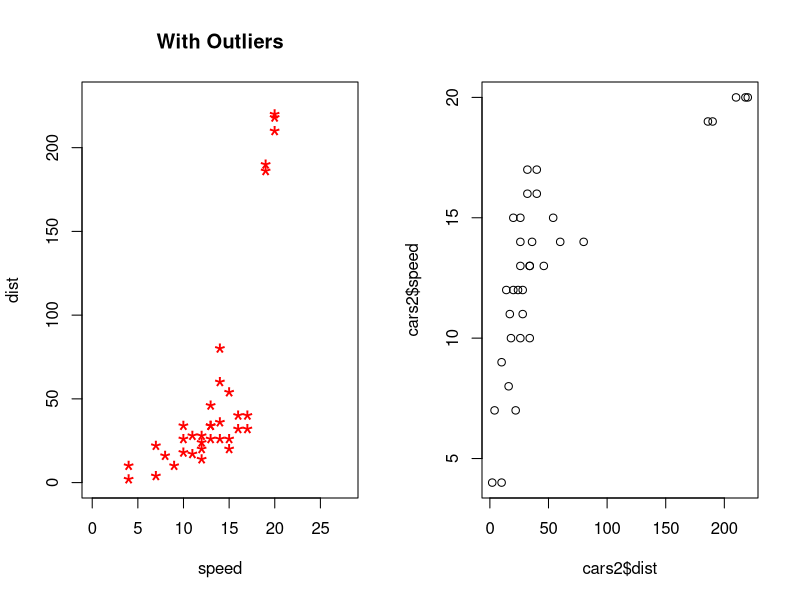
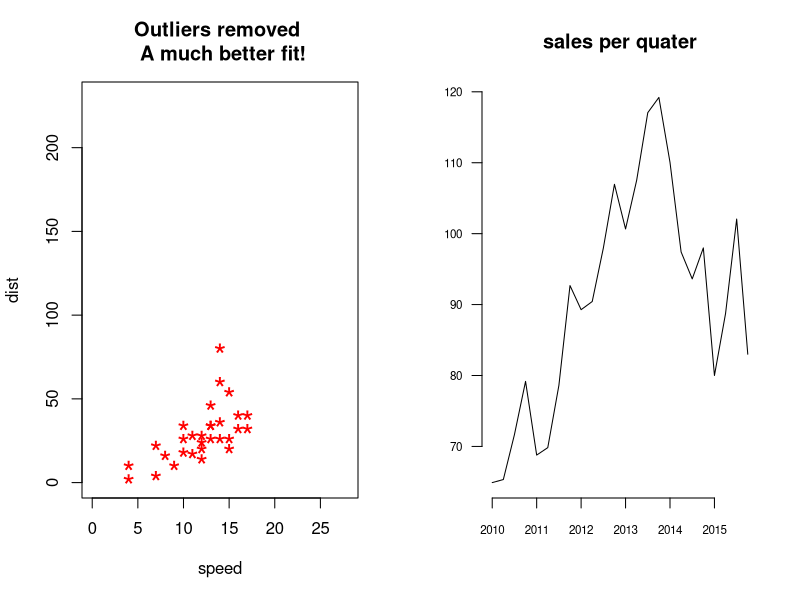
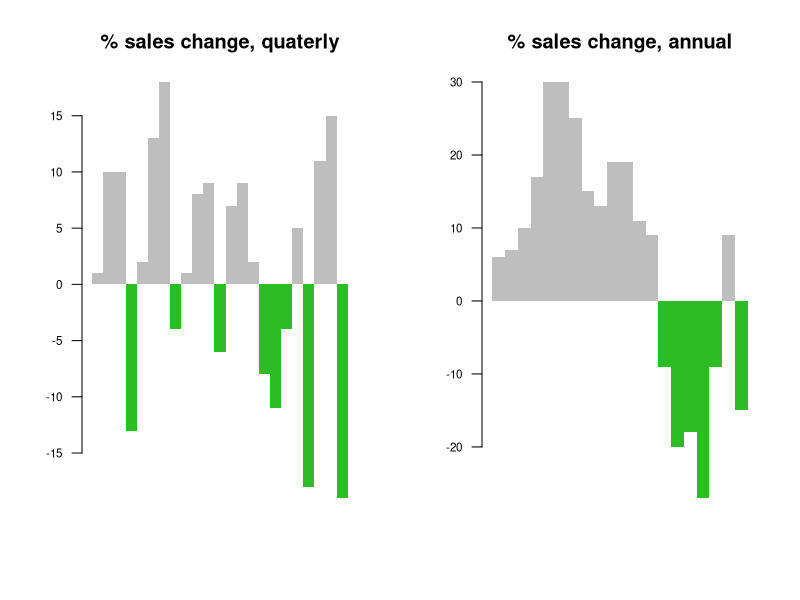
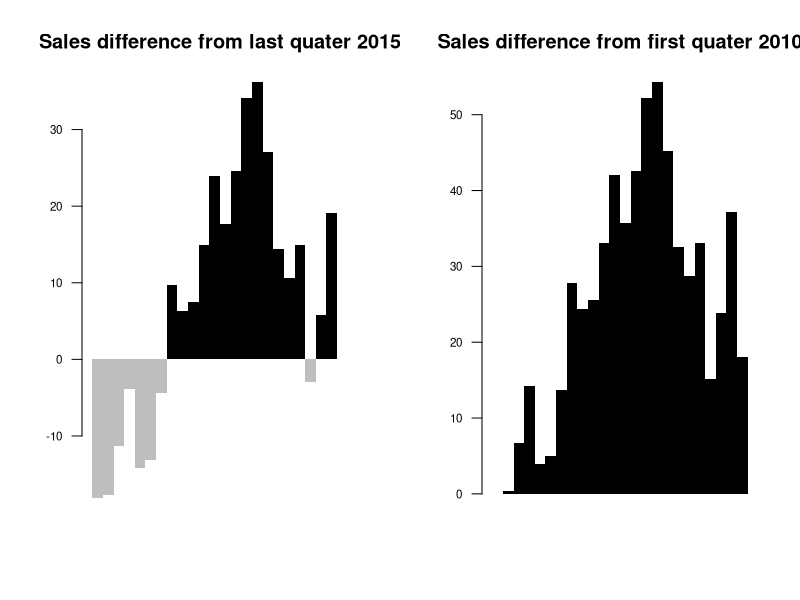
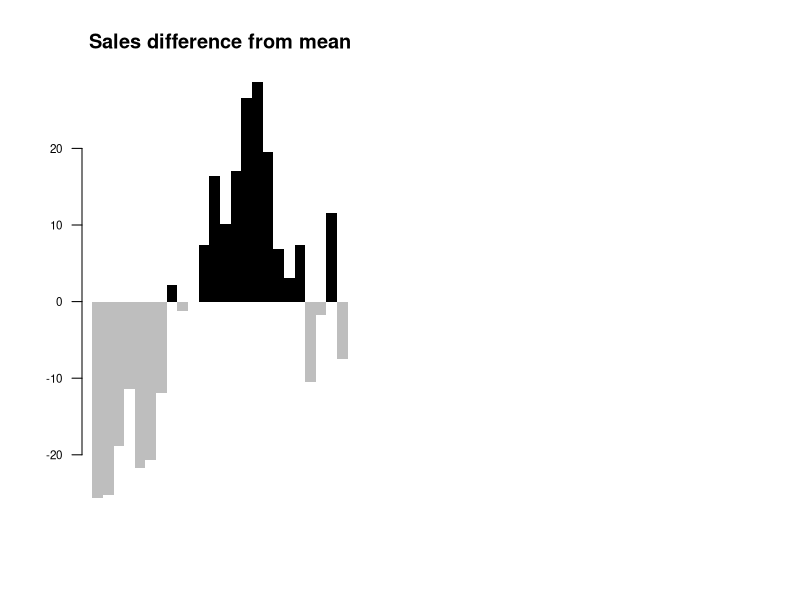
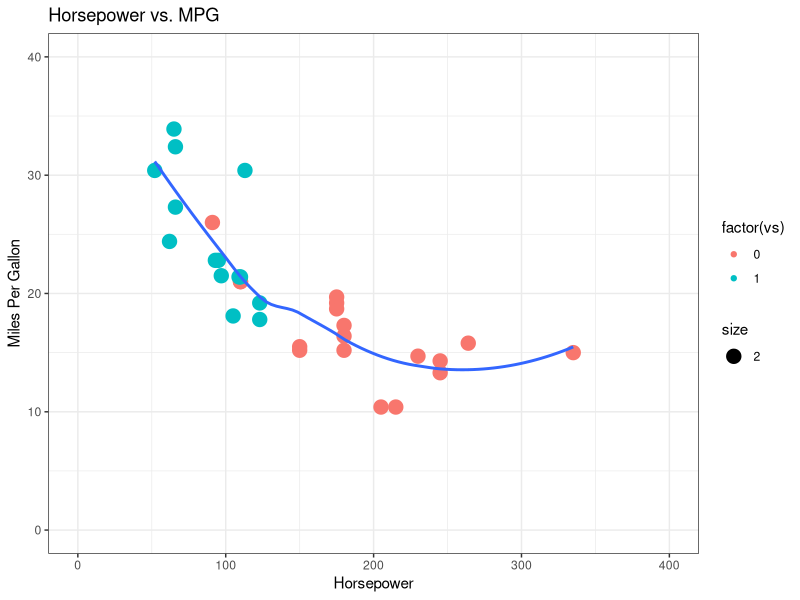

Recreate these plots in R, in order.
## ---- chunk 1
# Inject outliers into data.
cars1 <- cars[1:30, ]  # original data
cars_outliers <- data.frame(speed=c(19,19,20,20,20), dist=c(190, 186, 210, 220, 218))  # introduce outliers.
cars2 <- rbind(cars1, cars_outliers)  # data with outliers.

# Plot of data with outliers.
par(mfrow=c(1, 2))
plot(cars2$speed, cars2$dist, xlim=c(0, 28), ylim=c(0, 230), main="With Outliers", xlab="speed", ylab="dist", pch="*", col="red", cex=2)
plot(cars2$dist,cars2$speed)

# Plot of original data without outliers. Note the change in slope (angle) of best fit line.
plot(cars1$speed, cars1$dist, xlim=c(0, 28), ylim=c(0, 230), main="Outliers removed \n A much better fit!", xlab="speed", ylab="dist", pch="*", col="red", cex=2)
## ---- chunk 2
# Create the data.
a <-rep(c(2010,2011,2012,2013,2014,2015),each = 4)
b <- seq(1:24)
c <- c(64.9,65.33,71.67,79.17,68.78,69.83,78.61,92.68,89.28,90.43,97.96,106.96,100.66,107.53,117.06,119.21,110.05,97.42,93.62,97.99,80,88.74,102.06,83)
data <- as.data.frame(cbind(a,b,c))
colnames(data) <-c("year","quater","sales")
## ---- chunk 3
# Regular time series for sales
par(cex.axis=0.7)
data.ts <- ts(data$sales, start=c(2010, 1), frequency=4)
plot(data.ts, xlab="", ylab="", main="sales per quater", las=1, bty="n")
## ---- chunk 4
# Quaterly change
curr <- as.numeric(data$sales[-1])
prev <- as.numeric(data$sales[1:(length(data$sales)-1)])
quaChange <- 100 * round( (curr-prev) / prev, 2 )
barCols <- sapply(quaChange, 
	function(x) { 
		if (x < 0) {
			return("#2cbd25")
		} else {
			return("gray")
		}
	})

barplot(quaChange, border=NA, space=0, las=1, col=barCols, main="% sales change, quaterly")
## ---- chunk 5
# Year-over-year change
curr <- as.numeric(data$sales[-(1:4)])
prev <- as.numeric(data$sales[1:(length(data$sales)-4)])
annChange <- 100 * round( (curr-prev) / prev, 2 )
barCols <- sapply(annChange, 
	function(x) { 
		if (x < 0) {
			return("#2cbd25")
		} else {
			return("gray")
		}
	})

barplot(annChange, border=NA, space=0, las=1, col=barCols, main="% sales change, annual")
## ---- chunk 6
# Relative to current 2015
curr <- as.numeric(data$sales[length(data$sales)])
salesDiff <- as.numeric(data$sales) - curr
barCols.diff <- sapply(salesDiff,
	function(x) {
		if (x < 0) {
			return("gray")
		} else {
			return("black")
		}
	}
)
barplot(salesDiff, border=NA, space=0, las=1, col=barCols.diff, main="Sales difference from last quater 2015")
## ---- chunk 7
# Relative to first quater
ori <- as.numeric(data$sales[1])
salesDiff <- as.numeric(data$sales) - ori
barCols.diff <- sapply(salesDiff,
	function(x) {
		if (x < 0) {
			return("gray")
		} else {
			return("black")
		}
	}
)
barplot(salesDiff, border=NA, space=0, las=1, col=barCols.diff, main="Sales difference from first quater 2010")
## ---- chunk 8
# difference from the mean
mean <- mean(as.numeric(data$sales))
salesDiff <- as.numeric(data$sales) - mean
barCols.diff <- sapply(salesDiff,
	function(x) {
		if (x < 0) {
			return("gray")
		} else {
			return("black")
		}
	}
)
barplot(salesDiff, border=NA, space=0, las=1, col=barCols.diff, main="Sales difference from mean")
## ---- chunk 9
library(ggplot2)

theme_set(theme_bw())  #set background theme

plot1 <- ggplot(mtcars, aes(x = hp, y = mpg)) + geom_point(aes(col=factor(vs), size = 2)) + geom_smooth(method = "loess", se = F) + xlim(c(0, 400)) + ylim(c(0, 40)) + labs(title = "Horsepower vs. MPG", y = "Miles Per Gallon", x = "Horsepower")

plot(plot1)  #we have to actually call the plot() function on the plot object we created
